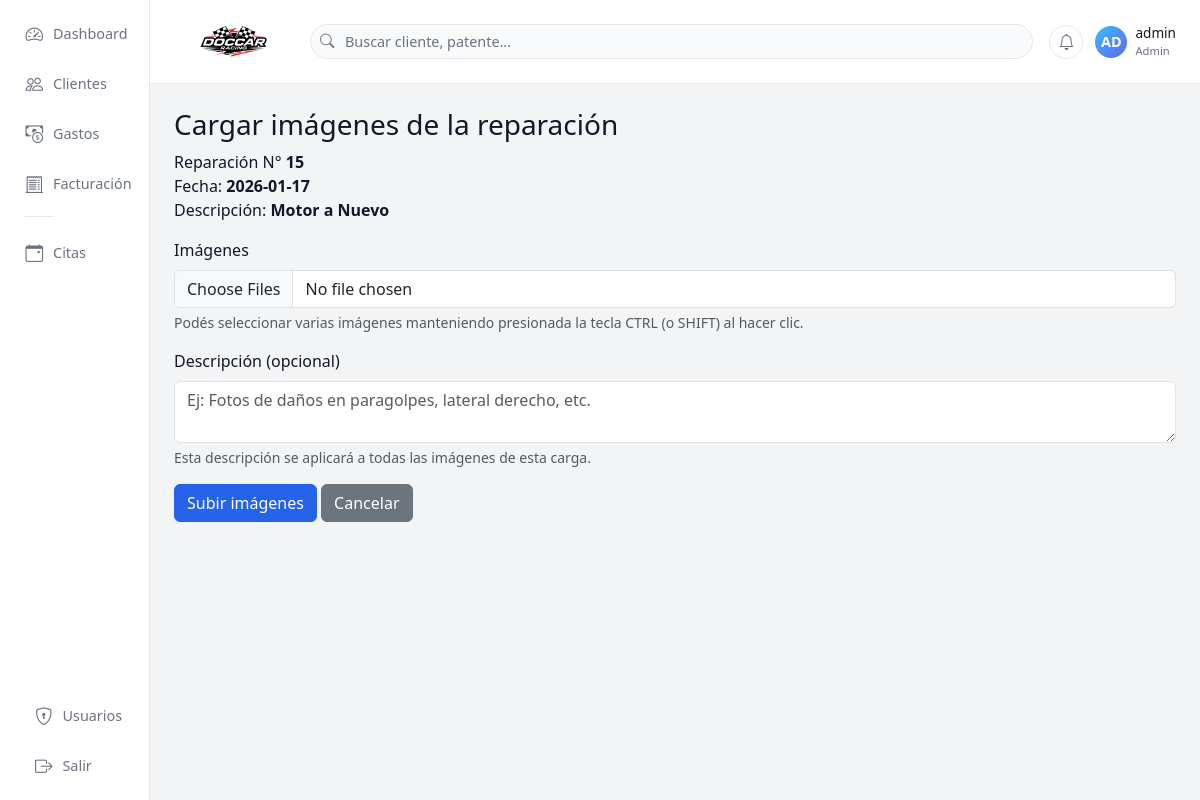
/reparaciones/15/imagenes/nueva (signed in), run on the app's committed database.
### tables this page shows
CREATE TABLE reparaciones (
        id INTEGER PRIMARY KEY AUTOINCREMENT,
        vehiculo_id INTEGER,
        fecha TEXT,
        descripcion TEXT,
        notas TEXT, estado TEXT,
        FOREIGN KEY(vehiculo_id) REFERENCES vehiculos(id)
    );

### app.py (the view, shortened to what this page needs)
@app.route("/reparaciones/<int:reparacion_id>/imagenes/nueva", methods=["GET", "POST"])
@login_required
def reparacion_imagen_nueva(reparacion_id):
    con = get_con()
    cur = con.cursor()
    cur.execute("SELECT * FROM reparaciones WHERE id=?", (reparacion_id,))
    reparacion = cur.fetchone()
    if not reparacion:
        con.close()
        return redirect(url_for("clientes"))
    con.close()
    return render_template("imagen_form.html", reparacion=reparacion)

### app.py (called while the page is built)
def get_con():
    con = sqlite3.connect(DB_NAME)
    con.row_factory = sqlite3.Row
    return con

def login_required(f):
    @wraps(f)
    def wrapper(*args, **kwargs):
        if "user_id" not in session:
            return redirect(url_for("login"))
        return f(*args, **kwargs)
    return wrapper

### templates/imagen_form.html
{% extends "base.html" %}
{% block contenido %}
<h3>Cargar imágenes de la reparación</h3>
<p>
    Reparación N° <strong>{{ reparacion[0] }}</strong><br>
    Fecha: <strong>{{ reparacion[2] }}</strong><br>
    Descripción: <strong>{{ reparacion[3] }}</strong>
</p>
<form method="POST" enctype="multipart/form-data" class="mt-3">
    <div class="mb-3">
        <label for="imagenes" class="form-label">Imágenes</label>
        <input
            type="file"
            class="form-control"
            id="imagenes"
            name="imagenes"
            accept="image/*"
            multiple
            required
        >
        <div class="form-text">
            Podés seleccionar varias imágenes manteniendo presionada la tecla CTRL (o SHIFT) al hacer clic.
        </div>
    </div>
    <div class="mb-3">
        <label for="descripcion" class="form-label">Descripción (opcional)</label>
        <textarea
            class="form-control"
            id="descripcion"
            name="descripcion"
            rows="2"
            placeholder="Ej: Fotos de daños en paragolpes, lateral derecho, etc."
        ></textarea>
        <div class="form-text">
            Esta descripción se aplicará a todas las imágenes de esta carga.
        </div>
    </div>
    <button type="submit" class="btn btn-primary">Subir imágenes</button>
    <a href="{{ url_for('reparacion_detalle', reparacion_id=reparacion[0]) }}" class="btn btn-secondary">
        Cancelar
    </a>
</form>
{% endblock %}

### templates/base.html (style rules this page uses)
:root { --bg-app: #f3f4f6; --bg-sidebar: #ffffff; --bg-topbar: #ffffff; --bg-card: #ffffff; --border-soft: #e5e7eb; --text-main: #111827; --text-muted: #6b7280; --primary: #2563eb; --success: #16a34a; --danger: #dc2626; }
* { box-sizing: border-box; }
body { margin: 0; min-height: 100vh; background: var(--bg-app); color: var(--text-main); font-family: system-ui, -apple-system, BlinkMacSystemFont, "Segoe UI", sans-serif; }
a { text-decoration: none; color: inherit; }
.btn-primary { background-color: var(--primary); border-color: var(--primary); }

### data on the page
reparaciones: id "15", fecha "2026-01-17", descripcion "Motor a Nuevo"

### other printed values
{{ uname[:2].upper() }} "AD"
{{ session.get("username", "Usuario") }} "admin"
{{ session.get("rol", "operador")|capitalize }} "Admin"
